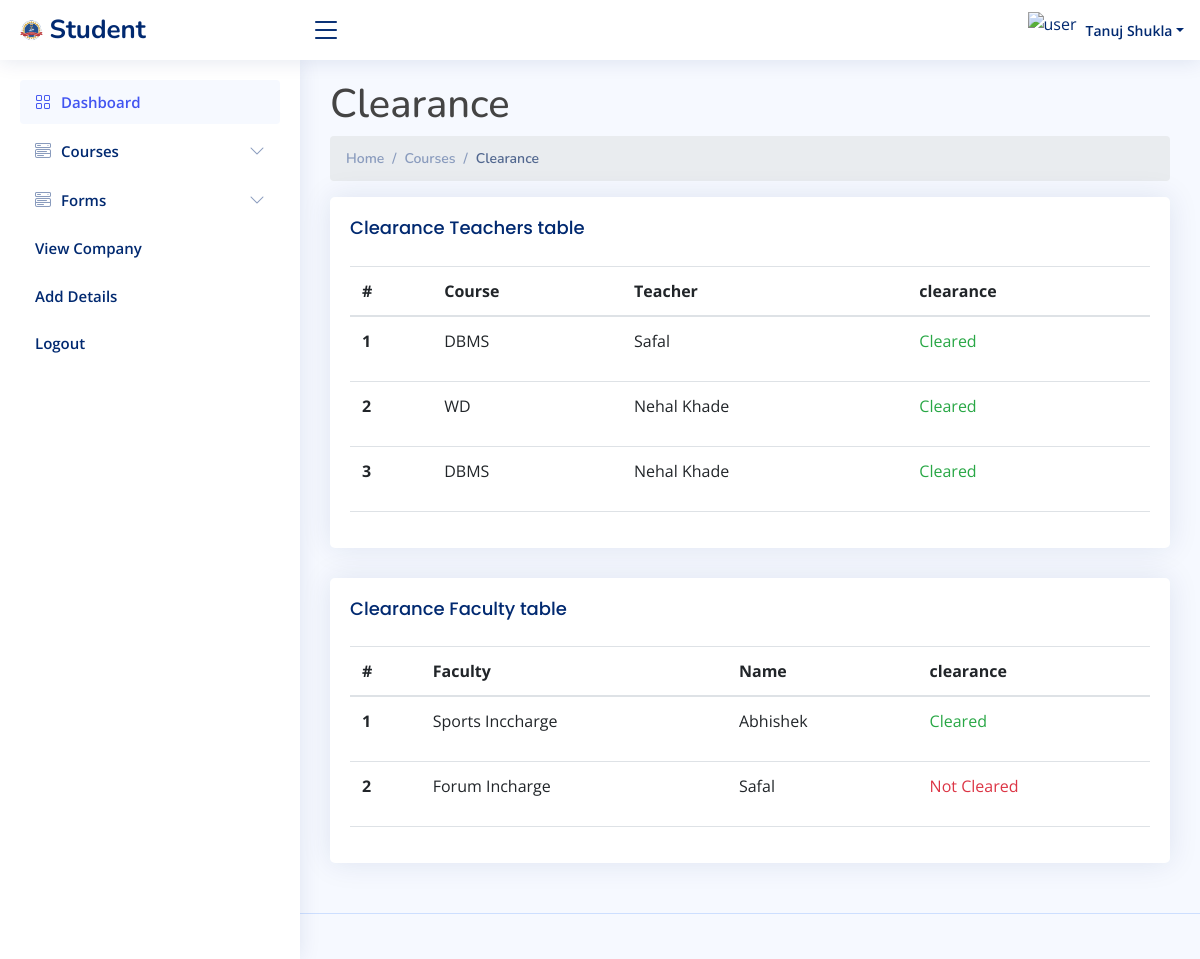
The app's page /student/clearance_check.php (signed in) with its own data.
### tables this page shows
CREATE TABLE `student` (
  `id` varchar(255) NOT NULL,
  `name` text NOT NULL,
  `father_name` text NOT NULL,
  `mother_name` text NOT NULL,
  `email` text DEFAULT NULL,
  `personal_mobile` text DEFAULT NULL,
  `father_mobile` text DEFAULT NULL,
  `mother_mobile` text DEFAULT NULL,
  `address` text DEFAULT NULL,
  `birth_day` varchar(15) DEFAULT NULL,
  `gender` text DEFAULT NULL,
  `religion` text DEFAULT NULL,
  `ssc_school` text DEFAULT NULL,
  `ssc_roll` varchar(11) DEFAULT NULL,
  `ssc_board` text DEFAULT NULL,
  `ssc_year` varchar(255) NOT NULL,
  `ssc_result` double DEFAULT NULL,
  `hsc_school` text DEFAULT NULL,
  `hsc_roll` varchar(11) DEFAULT NULL,
  `hsc_board` text DEFAULT NULL,
  `hsc_year` varchar(255) NOT NULL,
  `hsc_result` double DEFAULT NULL,
  `date` varchar(25) DEFAULT NULL
);

CREATE TABLE `course` (
  `course_id` int(11) NOT NULL,
  `name` varchar(255) NOT NULL,
  `type` enum('Theory','Practical') NOT NULL,
  `course_code` varchar(255) NOT NULL,
  `status` tinyint(1) NOT NULL DEFAULT 0
);

CREATE TABLE `teacher` (
  `tid` int(11) NOT NULL,
  `name` varchar(255) NOT NULL,
  `email` varchar(255) NOT NULL,
  `phone` varchar(15) NOT NULL,
  `salary` int(11) NOT NULL
);

CREATE TABLE `faculty` (
  `id` int(11) NOT NULL,
  `name` varchar(255) NOT NULL,
  `salary` varchar(25) NOT NULL,
  `role` varchar(25) NOT NULL,
  `email` varchar(255) NOT NULL
);

### student/connect/db.php (called while the page is built)
<?php
class connect{
    public $servername = "localhost";
    private $username = "root";
    private $password = "";
    private $dbname = "jit_college";
    public function dbconnect()
	{
		$db=mysqli_connect($this->servername,$this->username,$this->password,$this->dbname);
		return $db;
	}
}
?>

### student/connect/fun.php (called while the page is built, shortened)
<?php
class fun
{
    private $db;
    function __construct($con)
    {
        $this->db = $con;
    }
    public function fetchClassAssignedStudentWithId($id){
          $sql = "SELECT * FROM `stud_class` WHERE `sid` = '$id'";
          $result = mysqli_query($this->db,$sql);
          if($result){
               $fetch = mysqli_fetch_assoc($result);
          }
          else{
               $fetch = null;
          }
          return $fetch;
     }
     public function fetchCoursesWithClass($class_id){
          $sql = "SELECT * FROM `teacher_course` WHERE `class_id` = '$class_id' ";
          $fetch = mysqli_query($this->db, $sql);
          return $fetch;
     }
     public function fetchCourseWithId($id){
          $sql = "SELECT * FROM `course` WHERE `course_id` = '$id'";
          $fetch = mysqli_query($this->db, $sql);
           return $fetch;
         }
     public function fetchAttendanceWithId($sid,$cid){
          $sql = "SELECT COUNT(*) AS `total` FROM `attendance` WHERE `sid` = '$sid' and `course_id` = '$cid' ";
          $result = mysqli_query($this->db,$sql);
          $result = mysqli_fetch_assoc($result);
          return $result;
     }
     public function fetchPresentAttendanceWithId($sid,$cid){
          $sql = "SELECT COUNT(*) AS `present` FROM `attendance` WHERE `sid` = '$sid' and `course_id` = '$cid' and `status` = 'Present' ";
          $result = mysqli_query($this->db,$sql);
          $result = mysqli_fetch_assoc($result);
          return $result;
     }
    public function fetchAttendanceArray($sid){
          $total_class = array();
          $present_class = array();
          $percent_class = array();
          $course = array();
          $class = $this->fetchClassAssignedStudentWithId($sid);
          if($class == null){
               $class_id = 0;
          }
          else{
               $class_id = $class['class_id'];
          }
          $courses = $this->fetchCoursesWithClass($class_id);
          if(mysqli_num_rows($courses)){
               $i = 0;
               while($res = mysqli_fetch_assoc($courses)){
                    $course_id = $res['course_id'];
                    $course[$i] = $course_id;
                    $total_classes = $this->fetchAttendanceWithId($sid,$res['course_id']);
                    $total = $total_classes['total'];
                    $total_class[$i] = $total;
                    $present_classes = $this->fetchPresentAttendanceWithId($sid,$res['course_id']);
                    $present = $present_classes['present'];
                    $present_class[$i] = $present;
                    if($total == 0){
                         $percent = 0;
                    }
                    else{
                         $percent = ($present/$total)*100;
                    }
                    $percent_class[$i] = $percent;
                    $i++;
               }
          }
          return [$total_class,$present_class, $percent_class,$course];
    }
    public function fetchAllFaculty(){
     $sql = "SELECT * FROM `faculty` WHERE 1";
     $fetch = mysqli_query($this->db, $sql);
     return $fetch;
    }
    public function fetchClearanceWithSidCourseId( $sid,$course_id ){
     $sql = "SELECT * FROM `clearance_check` WHERE `sid` = '$sid' and `course_id` = '$course_id'";
     $fetch = mysqli_query($this->db,$sql);
     $row = (mysqli_num_rows($fetch) == 1) ? mysqli_fetch_assoc($fetch) : null;
     return $row;
    }
    public function fetchClearanceWithSidFid( $sid,$fid ){
     $sql = "SELECT * FROM `faculty_clearance` WHERE `sid` = '$sid' and `fid` = '$fid'";
     $fetch = mysqli_query($this->db,$sql);
     $row = (mysqli_num_rows($fetch) == 1) ? mysqli_fetch_assoc($fetch) : null;
     return $row;
    }
   public function fetchStudentDetails($id){
     $sql = "SELECT * FROM `student` WHERE `id` = '$id'";
     $fetch = mysqli_query($this->db, $sql);
     if(mysqli_num_rows($fetch)>0){
          return mysqli_fetch_assoc($fetch);
     }
     else{
          return null;
     }
   }
}
?>

### student/clearance_check.php (the view, shortened to what this page needs)
<?php
include "connect/db.php";
include "connect/fun.php";
$connect = new connect();
$fun = new fun($connect->dbconnect());
$id = $_SESSION['uname'];
$result = $fun->fetchAttendanceArray($id);
$course = $result[3];
$faculty = $fun->fetchAllFaculty();
?>
<!DOCTYPE html>
<html lang="en">
<head>
  <?php
  include "include/links.php";
  ?>
</head>
<body>
  <?php
  include "include/header.php";
  ?>
  <?php
  include "include/sideBar.php";
  ?>
  <main id="main" class="main">
    <div class="pa3getitle">
      <h1> Clearance</h1>
      <nav>
        <ol class="breadcrumb">
          <li class="breadcrumb-item"><a href="index.php">Home</a></li>
          <li class="breadcrumb-item">Courses</li>
          <li class="breadcrumb-item active">Clearance</li>
        </ol>
      </nav>
    </div>
    <section class="section">
      <div class="row">
        <div class="col-lg-12">
          <div class="card">
            <div class="card-body">
              <h5 class="card-title">Clearance Teachers table</h5>
              <div class="table-responsive " >
                <table class="table datatable ">
                  <thead>
                    <tr>
                      <th scope="col">#</th>
                      <th scope="col">Course</th>
                      <th scope="col">Teacher</th>
                      <th scope="col">clearance</th>
                    </tr>
                  </thead>
                  <tbody>
                    <?php
                      $sr = 1;
                      for ($i = 0;$i<sizeof($course);$i++) {
                        $course_id = $course[$i];
                          $c = $fun->fetchCourseWithId($course[$i]);
                          $clearance = $fun->fetchClearanceWithSidCourseId($id,$course_id);
                          $clear = ($clearance != null)?($clearance['clearance']):(0);
                          if(mysqli_num_rows($c) > 0) {
                            $c = mysqli_fetch_assoc($c);
                            $cname = $c['name'];
                        }
                        $tid  = ($clearance != null)?($clearance['tid']):(0);
                        $teacher = $fun->fetchTeacherWithId($tid);
                        $tname = ($teacher != null)?($teacher['name']):("Not found");
                        ?>
                        <tr>
                          <th scope="row">
                            <?php echo $sr ?>
                          </th>
                          <td>
                            <?php echo $cname ?>
                           </td>
                          <td>
                            <?php echo $tname ?>
                          </td>
                         <td>
                                <?php echo  ($clear == 1)?("<p class='text-success'>Cleared</p>"):("<p class='text-danger'>Not Cleared</p>")?>
                         </td>
                        </tr>
                        <?php
                        $sr++;
                      }
                    ?>
                  </tbody>
                </table>
              </div>
            </div>
          </div>
        </div>
      </div>
      <div class="row">
        <div class="col-lg-12">
          <div class="card">
            <div class="card-body">
              <h5 class="card-title">Clearance Faculty table</h5>
              <div class="table-responsive " >
                <table class="table datatable ">
                  <thead>
                    <tr>
                      <th scope="col">#</th>
                      <th scope="col">Faculty</th>
                      <th scope="col">Name</th>
                      <th scope="col">clearance</th>
                    </tr>
                  </thead>
                  <tbody>
                    <?php
                      $sr = 1;
                      if(mysqli_num_rows($faculty)>0){
                        while($res = mysqli_fetch_assoc($faculty)){
                          $clearance_check = $fun->fetchClearanceWithSidFid($id,$res['id']);
                          $clear =($clearance_check != null)? $clearance_check['clearance']:0;
                        ?>
                        <tr>
                          <th scope="row">
                            <?php echo $sr ?>
                          </th>
                          <td>
                            <?php echo $res['role'] ?>
                           </td>
                          <td>
                            <?php echo $res['name'] ?>
                          </td>
                         <td>
                                <?php echo  ($clear == 1)?("<p class='text-success'>Cleared</p>"):("<p class='text-danger'>Not Cleared</p>")?>
                         </td>
                        </tr>
                        <?php
                        $sr++;
                      }
                    }
                    ?>
                  </tbody>
                </table>
              </div>
            </div>
          </div>
        </div>
      </div>
    </section>
  </main>
  <?php
  include "include/footer.php";
  ?>
</body>
</html>

### student/include/header.php (shortened to what this page needs)
<header id="header" class="header fixed-top d-flex align-items-center">
<?php
require_once "connect/db.php";
require_once 'connect/fun.php';
$connect=new connect();
$fun=new fun($connect->dbconnect());
$id = $_SESSION['uname'];
$stud = $fun->fetchStudentDetails($id);
  $student_name = ($stud != null) ?($stud['name']):('');
?>
<div class="d-flex align-items-center justify-content-between">
  <a href="index.php" class="logo d-flex align-items-center">
    <img src="./../images/jit_logo.png"   alt="">
    <span class="d-none d-lg-block"> Student</span>
  </a>
  <i class="bi bi-list toggle-sidebar-btn"></i>
</div>
<nav class="header-nav ms-auto">
  <ul class="d-flex align-items-center">
    <li class="nav-item dropdown pe-3">
      <a class="nav-link nav-profile d-flex align-items-center pe-0" href="#" data-bs-toggle="dropdown">
      <img width="50" height="50" src="https://img.icons8.com/ios-filled/50/user.png" alt="user"/>
        <span class="d-none d-md-block dropdown-toggle ps-2"><?php echo $student_name?></span>
      </a>
    </li>
  </ul>
</nav>
</header>

### student/assets/css/style.css (style rules this page uses)
:root { scroll-behavior: smooth; }
body { font-family: "Open Sans", sans-serif; background: #f6f9ff; color: #444444; }
a { color: #4154f1; text-decoration: none; }
h1, h2, h3, h4, h5, h6 { font-family: "Nunito", sans-serif; }
#main { margin-top: 60px; padding: 20px 30px; transition: all 0.3s; }
.card { margin-bottom: 30px; border: none; border-radius: 5px; box-shadow: 0px 0 30px rgba(1, 41, 112, 0.1); }
.card-title { padding: 20px 0 15px 0; font-size: 18px; font-weight: 500; color: #012970; font-family: "Poppins", sans-serif; }
.card-body { padding: 0 20px 20px 20px; }
.breadcrumb { font-size: 14px; font-family: "Nunito", sans-serif; color: #899bbd; font-weight: 600; }
.breadcrumb a { color: #899bbd; transition: 0.3s; }
.breadcrumb .breadcrumb-item::before { color: #899bbd; }
.breadcrumb .active { color: #51678f; font-weight: 600; }
.logo { line-height: 1; }
@media (min-width: 1200px) { .logo { width: 280px; } }
.logo img { max-height: 26px; margin-right: 6px; }
.logo span { font-size: 26px; font-weight: 700; color: #012970; font-family: "Nunito", sans-serif; }
.header { transition: all 0.5s; z-index: 997; height: 60px; box-shadow: 0px 2px 20px rgba(1, 41, 112, 0.1); background-color: #fff; padding-left: 20px; }
.header .toggle-sidebar-btn { font-size: 32px; padding-left: 10px; cursor: pointer; color: #012970; }
.header-nav ul { list-style: none; }
.header-nav>ul { margin: 0; padding: 0; }
.header-nav .nav-profile { color: #012970; }
.header-nav .nav-profile img { max-height: 36px; }
.header-nav .nav-profile span { font-size: 14px; font-weight: 600; }
@media (min-width: 1200px) { #main, #footer { margin-left: 300px; } }

### records on screen
student: name "Tanuj Shukla"
course: name "DBMS", teacher.name "Safal"
course: name "WD", teacher.name "Nehal Khade"
course: name "DBMS", teacher.name "Nehal Khade"
faculty: role "Sports Inccharge", name "Abhishek", shows "Cleared"
faculty: role "Forum Incharge", name "Safal", shows "Not Cleared"
